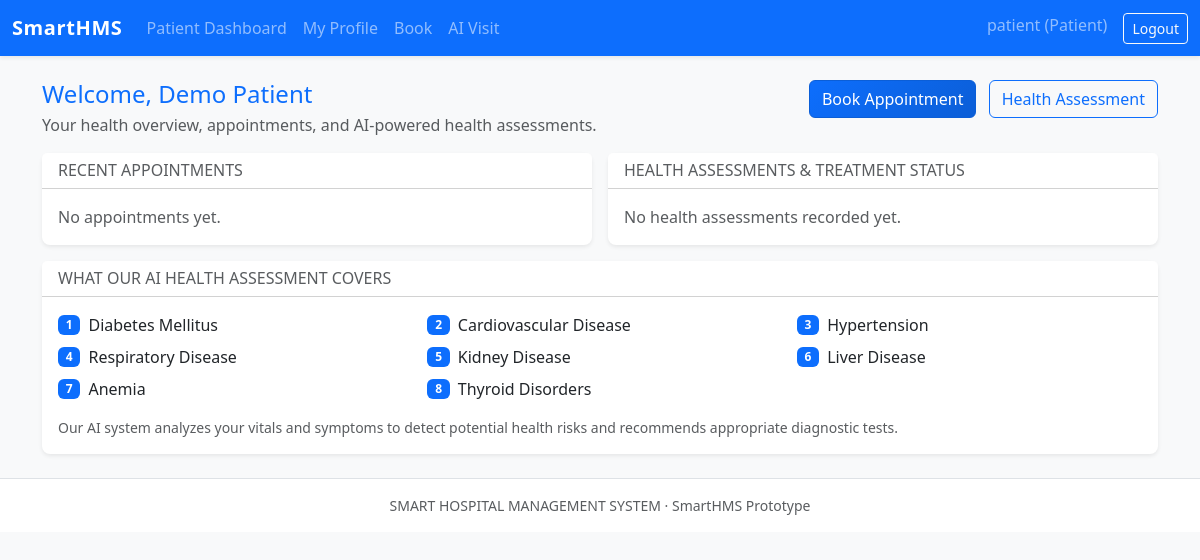
The page /patient/dashboard (signed in) on the database as committed earlier.
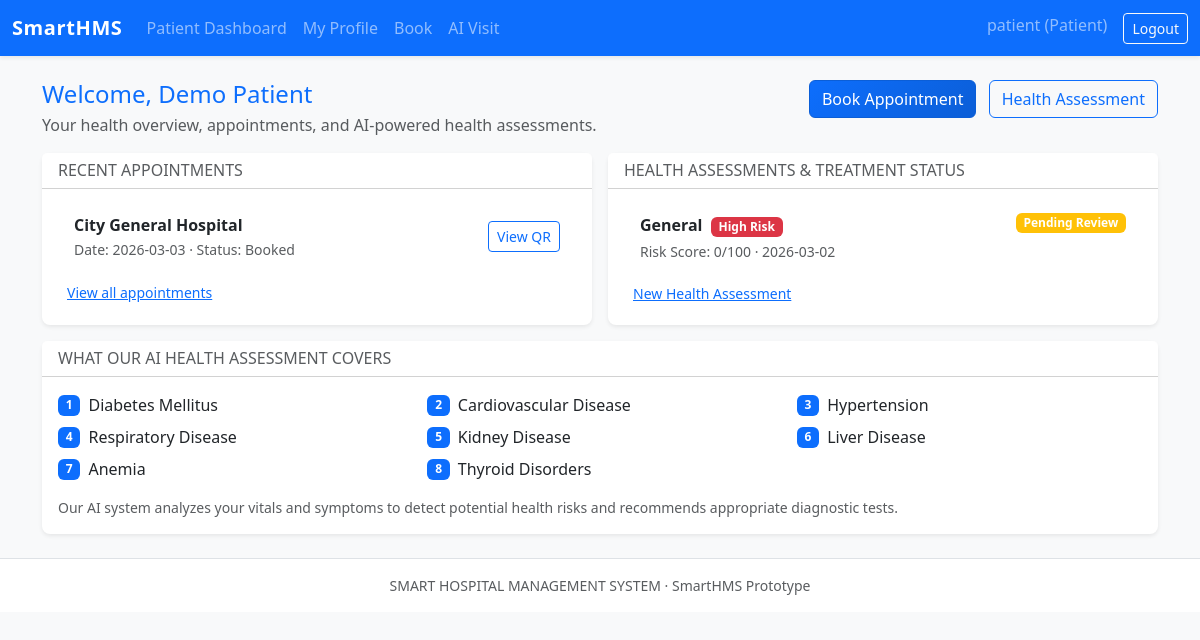
The same page on the database as committed later.
### models.py (models this page shows, shortened)
class User(db.Model, UserMixin):
    __tablename__ = "users"
    id = db.Column(db.Integer, primary_key=True)
    username = db.Column(db.String(64), unique=True, nullable=False)
    password_hash = db.Column(db.String(255), nullable=False)
    role = db.Column(db.String(20), nullable=False)  # admin, doctor, patient
    patient = db.relationship("Patient", backref="user", uselist=False)

class Patient(db.Model):
    __tablename__ = "patients"
    id = db.Column(db.Integer, primary_key=True)
    user_id = db.Column(db.Integer, db.ForeignKey("users.id"), nullable=False)
    full_name = db.Column(db.String(128), nullable=False)
    age = db.Column(db.Integer, nullable=False)
    gender = db.Column(db.String(10), nullable=False)
    phone = db.Column(db.String(20))
    address = db.Column(db.String(255))
    visits = db.relationship("Visit", backref="patient", lazy=True)
    appointments = db.relationship("Appointment", backref="patient", lazy=True)
    alerts = db.relationship("Alert", backref="patient", lazy=True)

class Appointment(db.Model):
    __tablename__ = "appointments"
    id = db.Column(db.Integer, primary_key=True)
    patient_id = db.Column(db.Integer, db.ForeignKey("patients.id"), nullable=False)
    hospital_id = db.Column(db.Integer, db.ForeignKey("hospitals.id"), nullable=False)
    date = db.Column(db.String(32), nullable=False)
    status = db.Column(db.String(32), default="Booked")  # Booked, Arrived, Completed, Cancelled
    qr_code = db.Column(db.String(255))  # relative path to QR image

class Hospital(db.Model):
    __tablename__ = "hospitals"
    id = db.Column(db.Integer, primary_key=True)
    name = db.Column(db.String(128), nullable=False, unique=True)
    total_beds = db.Column(db.Integer, nullable=False)
    available_beds = db.Column(db.Integer, nullable=False)
    appointments = db.relationship("Appointment", backref="hospital", lazy=True)

class Visit(db.Model):
    __tablename__ = "visits"
    id = db.Column(db.Integer, primary_key=True)
    patient_id = db.Column(db.Integer, db.ForeignKey("patients.id"), nullable=False)
    pregnancies = db.Column(db.Integer, nullable=False, default=0)
    glucose = db.Column(db.Float, nullable=False, default=0)
    blood_pressure = db.Column(db.Float, nullable=False, default=0)
    skin_thickness = db.Column(db.Float, nullable=False, default=0)
    insulin = db.Column(db.Float, nullable=False, default=0)
    bmi = db.Column(db.Float, nullable=False, default=0)
    dpf = db.Column(db.Float, nullable=False, default=0)
    age = db.Column(db.Integer, nullable=False, default=0)
    heart_rate = db.Column(db.Float, default=0)  # beats per minute
    respiratory_rate = db.Column(db.Float, default=0)  # breaths per minute
    oxygen_saturation = db.Column(db.Float, default=0)  # SpO2 %
    cholesterol = db.Column(db.Float, default=0)  # mg/dL
    hdl = db.Column(db.Float, default=0)  # HDL cholesterol
    ldl = db.Column(db.Float, default=0)  # LDL cholesterol
    triglycerides = db.Column(db.Float, default=0)  # mg/dL
    creatinine = db.Column(db.Float, default=0)  # kidney function
    urea = db.Column(db.Float, default=0)  # kidney function
    alt = db.Column(db.Float, default=0)  # liver enzyme
    ast = db.Column(db.Float, default=0)  # liver enzyme
    hemoglobin = db.Column(db.Float, default=0)  # g/dL
    chest_pain = db.Column(db.Boolean, default=False)
    shortness_of_breath = db.Column(db.Boolean, default=False)
    fatigue = db.Column(db.Boolean, default=False)
    swelling = db.Column(db.Boolean, default=False)
    smoking = db.Column(db.Boolean, default=False)
    family_history = db.Column(db.String(255), default="")  # comma-separated conditions
    prediction = db.Column(db.String(32), nullable=False)  # High Risk / Moderate Risk / Low Risk
    disease_type = db.Column(db.String(64), default="General")  # Diabetes, Cardiovascular, Hypertension, etc.
    risk_score = db.Column(db.Integer, default=0)  # 0-100 score
    predicted_conditions = db.Column(db.Text, default="")  # JSON list of detected conditions
    suggested_tests = db.Column(db.Text, default="")  # JSON list of recommended diagnostic tests
    status = db.Column(db.String(32), default="Pending Review")  # Pending Review, Under Treatment, Treated, Follow-up Required
    doctor_notes = db.Column(db.Text, default="")
    diagnosis = db.Column(db.Text, default="")
    treatment_plan = db.Column(db.Text, default="")
    reviewed_by = db.Column(db.Integer, db.ForeignKey("users.id"), nullable=True)
    reviewed_at = db.Column(db.DateTime, nullable=True)
    created_at = db.Column(db.DateTime, default=datetime.utcnow)

### routes.py (the view)
@main_bp.route("/patient/dashboard")
@login_required
@role_required("patient")
def patient_dashboard():
    patient = current_user.patient
    visits = Visit.query.filter_by(patient_id=patient.id).order_by(Visit.created_at.desc()).limit(5).all()
    appointments = Appointment.query.filter_by(patient_id=patient.id).order_by(Appointment.id.desc()).limit(5).all()
    return render_template("patient_dashboard.html", patient=patient, visits=visits, appointments=appointments)

### models.py (called while the page is built)
@login_manager.user_loader
def load_user(user_id):
    return User.query.get(int(user_id))

### routes.py (called while the page is built)
def role_required(*roles):
    def decorator(view_func):
        @wraps(view_func)
        def wrapped_view(*args, **kwargs):
            if not current_user.is_authenticated:
                return redirect(url_for("auth.login"))
            if current_user.role not in roles:
                flash("You do not have access to this page.", "danger")
                return redirect(url_for("main.index"))
            return view_func(*args, **kwargs)
        return wrapped_view
    return decorator

### templates/patient_dashboard.html (shortened to what this page needs)
{% extends "base.html" %}
{% block content %}
<div class="row mb-3">
  <div class="col-12 col-lg-8">
    <h1 class="h4 mb-1 text-primary">Welcome, {{ patient.full_name if patient else current_user.username }}</h1>
    <p class="text-muted mb-0">Your health overview, appointments, and AI-powered health assessments.</p>
  </div>
  <div class="col-12 col-lg-4 mt-3 mt-lg-0 text-lg-end">
    <a href="{{ url_for('main.book_appointment') }}" class="btn btn-primary me-2 mb-2">Book Appointment</a>
    <a href="{{ url_for('main.visit') }}" class="btn btn-outline-primary mb-2">Health Assessment</a>
  </div>
</div>
<div class="row g-3">
  <div class="col-md-6">
    <div class="card shadow-sm border-0 h-100">
      <div class="card-header bg-white">
        <h2 class="h6 mb-0 text-muted text-uppercase">Recent Appointments</h2>
      </div>
      <div class="card-body">
        {% if appointments %}
          <ul class="list-group list-group-flush">
            {% for a in appointments %}
              <li class="list-group-item d-flex justify-content-between align-items-center">
                <div>
                  <div class="fw-semibold">{{ a.hospital.name if a.hospital else "Unknown Hospital" }}</div>
                  <small class="text-muted">Date: {{ a.date }} &middot; Status: {{ a.status }}</small>
                </div>
                {% if a.qr_code %}
                  <a href="{{ url_for('static', filename=a.qr_code) }}" target="_blank" class="btn btn-outline-primary btn-sm">
                    View QR
                  </a>
                {% endif %}
              </li>
            {% endfor %}
          </ul>
          <a href="{{ url_for('main.appointments_view') }}" class="btn btn-link btn-sm mt-2">View all appointments</a>
        {% else %}
          <p class="text-muted mb-0">No appointments yet.</p>
        {% endif %}
      </div>
    </div>
  </div>
  <div class="col-md-6">
    <div class="card shadow-sm border-0 h-100">
      <div class="card-header bg-white d-flex justify-content-between align-items-center">
        <h2 class="h6 mb-0 text-muted text-uppercase">Health Assessments & Treatment Status</h2>
      </div>
      <div class="card-body">
        {% if visits %}
          <ul class="list-group list-group-flush">
            {% for v in visits %}
              <li class="list-group-item">
                <div class="d-flex justify-content-between align-items-start mb-1">
                  <div>
                    <span class="fw-semibold">{{ v.disease_type or 'General' }}</span>
                    <span class="badge bg-{% if v.prediction == 'High Risk' %}danger{% elif v.prediction == 'Moderate Risk' %}warning{% else %}success{% endif %} ms-1">
                      {{ v.prediction }}
                    </span>
                  </div>
                  <span class="badge bg-{% if v.status == 'Pending Review' %}warning{% elif v.status == 'Under Treatment' %}info{% elif v.status == 'Treated' %}success{% else %}secondary{% endif %}">
                    {{ v.status }}
                  </span>
                </div>
                <small class="text-muted d-block">
                  Risk Score: {{ v.risk_score }}/100 &middot; {{ v.created_at.strftime('%Y-%m-%d') }}
                </small>
              </li>
            {% endfor %}
          </ul>
          <a href="{{ url_for('main.visit') }}" class="btn btn-link btn-sm mt-2">New Health Assessment</a>
        {% else %}
          <p class="text-muted mb-0">No health assessments recorded yet.</p>
        {% endif %}
      </div>
    </div>
  </div>
</div>
{% if patient %}
<div class="row mt-3">
  <div class="col-12">
    <div class="card shadow-sm border-0">
      <div class="card-header bg-white">
        <h2 class="h6 mb-0 text-muted text-uppercase">What Our AI Health Assessment Covers</h2>
      </div>
      <div class="card-body">
        <div class="row">
          <div class="col-md-4 mb-2">
            <div class="d-flex align-items-center">
              <span class="badge bg-primary me-2">1</span>
              <span>Diabetes Mellitus</span>
            </div>
          </div>
          <div class="col-md-4 mb-2">
            <div class="d-flex align-items-center">
              <span class="badge bg-primary me-2">2</span>
              <span>Cardiovascular Disease</span>
            </div>
          </div>
          <div class="col-md-4 mb-2">
            <div class="d-flex align-items-center">
              <span class="badge bg-primary me-2">3</span>
              <span>Hypertension</span>
            </div>
          </div>
          <div class="col-md-4 mb-2">
            <div class="d-flex align-items-center">
              <span class="badge bg-primary me-2">4</span>
              <span>Respiratory Disease</span>
            </div>
          </div>
          <div class="col-md-4 mb-2">
            <div class="d-flex align-items-center">
              <span class="badge bg-primary me-2">5</span>
              <span>Kidney Disease</span>
            </div>
          </div>
          <div class="col-md-4 mb-2">
            <div class="d-flex align-items-center">
              <span class="badge bg-primary me-2">6</span>
              <span>Liver Disease</span>
            </div>
          </div>
          <div class="col-md-4 mb-2">
            <div class="d-flex align-items-center">
              <span class="badge bg-primary me-2">7</span>
              <span>Anemia</span>
            </div>
          </div>
          <div class="col-md-4 mb-2">
            <div class="d-flex align-items-center">
              <span class="badge bg-primary me-2">8</span>
              <span>Thyroid Disorders</span>
            </div>
          </div>
        </div>
        <p class="text-muted small mt-2 mb-0">
          Our AI system analyzes your vitals and symptoms to detect potential health risks and recommends appropriate diagnostic tests.
        </p>
      </div>
    </div>
  </div>
</div>
{% endif %}
{% endblock %}

### templates/base.html (shortened to what this page needs)
<!doctype html>
<html lang="en">
  <head>
    <link href="https://cdn.jsdelivr.net/npm/bootstrap@5.3.3/dist/css/bootstrap.min.css" rel="stylesheet">
    <link href="{{ url_for('static', filename='css/style.css') }}" rel="stylesheet">
  </head>
  <body class="bg-light">
    <nav class="navbar navbar-expand-lg navbar-dark bg-primary shadow-sm">
      <div class="container-fluid">
        <a class="navbar-brand fw-bold" href="{{ url_for('main.index') }}">
          SmartHMS
        </a>
        <div class="collapse navbar-collapse" id="navbarMain">
          <ul class="navbar-nav me-auto mb-2 mb-lg-0">
            {% if current_user.is_authenticated %}
              {% if current_user.role == 'patient' %}
                <li class="nav-item"><a class="nav-link" href="{{ url_for('main.patient_dashboard') }}">Patient Dashboard</a></li>
                <li class="nav-item"><a class="nav-link" href="{{ url_for('main.create_profile') }}">My Profile</a></li>
                <li class="nav-item"><a class="nav-link" href="{{ url_for('main.book_appointment') }}">Book</a></li>
                <li class="nav-item"><a class="nav-link" href="{{ url_for('main.visit') }}">AI Visit</a></li>
              {% elif current_user.role == 'doctor' %}
                <li class="nav-item"><a class="nav-link" href="{{ url_for('main.doctor_dashboard') }}">Doctor Dashboard</a></li>
              {% elif current_user.role == 'admin' %}
                <li class="nav-item"><a class="nav-link" href="{{ url_for('main.admin_dashboard') }}">Admin Dashboard</a></li>
                <li class="nav-item"><a class="nav-link" href="{{ url_for('main.hospitals_view') }}">Hospitals</a></li>
              {% endif %}
            {% endif %}
          </ul>
          <ul class="navbar-nav ms-auto">
            {% if current_user.is_authenticated %}
              <li class="nav-item">
                <span class="navbar-text me-3">
                  {{ current_user.username }} ({{ current_user.role|capitalize }})
                </span>
              </li>
              <li class="nav-item">
                <a class="btn btn-outline-light btn-sm" href="{{ url_for('auth.logout') }}">Logout</a>
              </li>
            {% endif %}
          </ul>
        </div>
      </div>
    </nav>
    <main class="container my-4">
      {% block content %}{% endblock %}
    </main>
    <footer class="border-top py-3 bg-white">
      <div class="container text-center small text-muted">
        SMART HOSPITAL MANAGEMENT SYSTEM &middot; SmartHMS Prototype
      </div>
    </footer>
  </body>
  </html>

### static/css/style.css (style rules this page uses)
body { font-family: system-ui, -apple-system, BlinkMacSystemFont, "Segoe UI", sans-serif; }
.navbar-brand { letter-spacing: 0.03em; }
.card { border-radius: 0.5rem; }
.btn-primary { background: linear-gradient(135deg, #0d6efd, #0b5ed7); border-color: #0b5ed7; }

Rows that differ between the two databases and show on the page:
added Appointment: hospital "City General Hospital", date "2026-03-03", status "Booked"
added Visit: disease_type "General", prediction "High Risk", status "Pending Review", risk_score "0", created_at "2026-03-02"
Other text that changed with them:
text no longer shown: "No appointments yet. No health assessments recorded yet."
text now shown: "View all appointments New Health Assessment"
